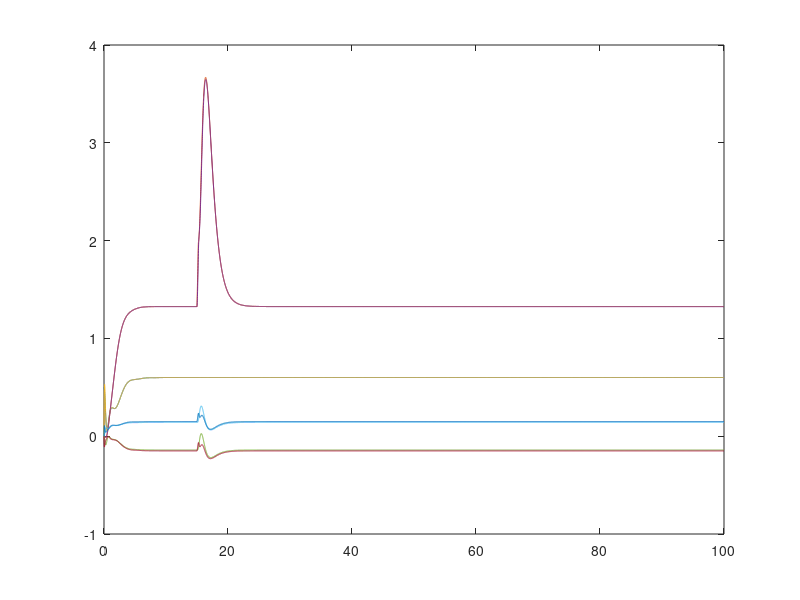

Source code (MATLAB):
function simulator7
clc
clear

k = 500;  % spring coefficient
m_t = 50.0; % mass of thruster
m_p = 70.0;  % mass of pod
c = 2*sqrt(k/m_p);  % damping coefficient
r = .25;
I = m_p*((r)^2)/2;  % inertia of pod
% State [z1 z2 t z1d z2d td z3d]
A = [0              0              0            1              0              0           0;
     0              0              0            0              1              0           0;
     0              0              0            0              0              1           0;
    -(k/m_p+k/m_t) -k/m_p         -r*k/m_t     -(c/m_p+c/m_t) -c/m_p         -r*c/m_t     0;
    -k/m_p         -(k/m_p+k/m_t)  r*k/m_t     -c/m_p         -(c/m_t+c/m_p)  r*c/m_t     0;
    -k*r/I          k*r/I         -2*(r^2)*k/I -c*r/I          c*r/I         -2*(r^2)*c/I 0;
     k/m_p          k/m_p          0            c/m_p          c/m_p          0           0];
 
BK =    [-0.0000    0.0000   -0.0000   -0.0000    0.0000   -0.0000    0.0000;
   -0.0000    0.0000   -0.0000    0.0000    0.0000   -0.0000    0.0000;
    0.0000   -0.0000    0.0000   -0.0000   -0.0000   -0.0000    0.0000;
    2.5904  -15.9403    4.2207    9.5877   -3.8473    2.5553    0.4200;
    6.6936  -20.0435    6.6923    0.0000    5.7404   -1.3680    0.4200;
    0.0000   -0.0000    0.0000    0.0000   -0.0000    0.0000    0.0000;
   -0.0000    0.0000   -0.0000   -0.0000    0.0000   -0.0000   -0.0000;];

LC = [0         0   -9.0417         0         0         0    5.1088;
      0         0    9.0417         0         0         0    5.1088;
      0         0   29.5877         0         0         0         0;
      0         0    6.1100         0         0         0  -18.8186;
      0         0   -6.1100         0         0         0  -18.8186;
      0         0  264.2282         0         0         0         0;
      0         0    0.0000         0         0         0   17.7404];

t = [0.0:0.01:100];
theta = 0.5;
vel = 1.0;

target = [-r*sin(theta);r*sin(theta);theta;0;0;0.0;vel];
x0 =     [0;0;theta;0;0;0.0;0.0;0;0;0;0;0;0;0];

opts = odeset('RelTol',1e-2,'AbsTol',1e-4);
[t, y] = ode45(@(t,y) controller(t,y,target), t, x0, opts);
plot(t, y(:,3),t, y(:,7), t, y(:,10), t, y(:,14), t, y(:,1),t, y(:,2),t, y(:,8),t, y(:,9))

function xdot = controller(t, x, target)
    xdot = [0;
            0;
            0;
            0;
            0;
            0;
            0;
            0;
            0;
            0;
            0;
            0;
            0;
            0];
    xhat = x(8:14);
    xtrue = x(1:7);
    f = F(t);
    [f1,f2] = F12(xhat, target);
    xdot(1) = x(4);
    xdot(2) = x(5);
    xdot(3) = x(6);
    xdot(4) = (-k*(x(1)+x(2)) - c*(x(4)+x(5)))/m_p + (-k*x(1) - c*x(4) - r*(k*sin(x(3)) + c*x(6)*cos(x(3))))/m_t + f1;
    xdot(5) = (-k*(x(1)+x(2)) - c*(x(4)+x(5)))/m_p + (-k*x(2) - c*x(5) + r*(k*sin(x(3)) + c*x(6)*cos(x(3))))/m_t + f2;
    xdot(6) = r*cos(x(3)) * (k*(x(2) - x(1)) + c*(x(5) - x(4)) -2*r*(k*sin(x(3)) + c*x(6)*cos(x(3)))) / I;
    xdot(7) = k*(x(1) + x(2))/m_p + c*(x(4) + x(5))/m_p + f/m_p;
    xdot(8:14) = A*xhat + LC*(xtrue-xhat) + BK*(target - xhat);
  
    function Fd = F(t)
        if t>30.0
            Fd = 0;%sin(t*pi/5);
        elseif t > 15.2
            Fd = 0.0;
        elseif t >= 15.0
            Fd = 200.0;
        else
            Fd = 0.0;
        end
    end
    function [F_1,F_2] = F12(xhat,target)
        x_err = target - xhat;
        action = BK*x_err;
        F_1 = action(4);
        F_2 = action(5);
    end
end
end
